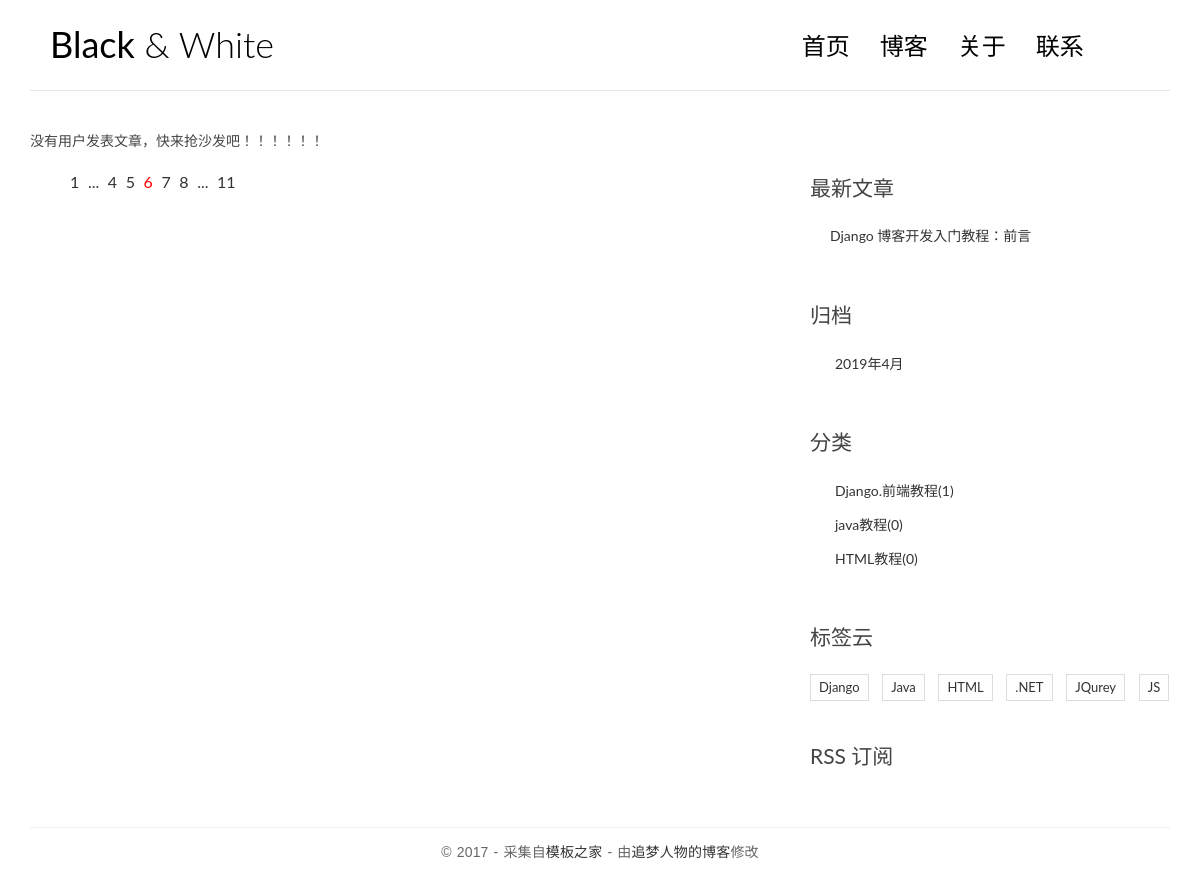
Page /blogstystem/leibie/2/ on the committed database.
### blogstystem/models.py (models this page shows, shortened)
class Article(models.Model):
    aname=models.CharField(max_length=90)  #名字
    acontent=models.TextField()  #内容
    atime=models.DateTimeField(auto_now_add=True)    #创建时间
    axtime=models.DateTimeField(auto_now_add=True)  #修改时间
    apageview=models.IntegerField(default=0) #阅读量
    alei=models.ForeignKey('Fei',on_delete=models.CASCADE)  #分类
    auser_id=models.ForeignKey('Users',on_delete=models.CASCADE)  #用户
    larticle_id = models.ManyToManyField(to='Ladel')  #标签云

class Fei(models.Model):
    fname=models.CharField(max_length=30)
    def __str__(self):
        return self.fname

class Ladel(models.Model):
    lname=models.CharField(max_length=60)

### blogstystem/views.py (the view)
# urls.py: url(r'^leibie/(\d+)/$',views.leibie,name='leibie'),
def leibie(request,id):
    lx=Fei.objects.get(pk=id)
    print(lx)
    wz=lx.article_set.all()
    print(len(wz))
    bq = Ladel.objects.all()
    lei = Fei.objects.all()
    now_time = datetime.datetime.now()
    zxwz = Article.objects.order_by('-atime')[:3]
    gd = Article.objects.dates("atime", "month", order="DESC")[:3]
    return render(request,'demo1/leibie.html',{'wz':wz,'bq':bq,'lei':lei,'zxwz':zxwz,'ntime':now_time,'gd':gd})

### templates/demo1/leibie.html (shortened to what this page needs)
<!DOCTYPE html>
<html>
<head>
    <link rel="stylesheet" href="/static/css/bootstrap.min.css">
    <link rel="stylesheet" href="http://code.ionicframework.com/ionicons/2.0.1/css/ionicons.min.css">
    <link rel="stylesheet" href="/static/css/pace.css">
    <link rel="stylesheet" href="/static/css/custom.css">
</head>
<body>
<div class="container">
    <header id="site-header">
        <div class="row">
            <div class="col-md-4 col-sm-5 col-xs-8">
                <div class="logo">
                    <h1><a href="index.html"><b>Black</b> &amp; White</a></h1>
                </div>
            </div>
            <div class="col-md-8 col-sm-7 col-xs-4">
                <nav class="main-nav" role="navigation">
                    <div class="collapse navbar-collapse" id="bs-example-navbar-collapse-1">
                        <ul class="nav navbar-nav navbar-right">
                            <li class="cl-effect-11"><a href="{% url 'blogstystem:index' %}" data-hover="首页">首页</a></li>
                            <li class="cl-effect-11"><a href="{% url 'blogstystem:fullw' %}" data-hover="博客">博客</a></li>
                            <li class="cl-effect-11"><a href="{% url 'blogstystem:about' %}" data-hover="关于">关于</a></li>
                            <li class="cl-effect-11"><a href="{% url 'blogstystem:contact' %}" data-hover="联系">联系</a></li>
                        </ul>
                    </div>
                </nav>
            </div>
        </div>
    </header>
</div>
<div class="content-body">
    <div class="container">
        <div class="row">
            <main class="col-md-8">
                {% for i in wz %}
                <article class="post post-1">
                    <header class="entry-header">
                        <h1 class="entry-title">
                            <a href="{% url 'blogstystem:single' i.id %}">{{i.aname}}</a>
                        </h1>
                        <div class="entry-meta">
                            <span class="post-category"><a href="#">{{i.alei}}</a></span>
                            <span class="post-date"><a href="#"><time class="entry-date"
                                                                      datetime="2012-11-09T23:15:57+00:00">{{i.atime}}</time></a></span>
                            <span class="post-author"><a href="#">{{i.auser_id}}</a></span>
                            <span class="comments-link"><a href="#">{{i.commenta_set.all|length }}评论</a></span>
                            <span class="views-count"><a href="#">{{i.apageview}}阅读</a></span>
                        </div>
                    </header>
                    <div class="entry-content clearfix">
                        <p>{{i.acontent|truncatewords:10}}</p>
                        <div class="read-more cl-effect-14">
                            <a href="#" class="more-link">继续阅读 <span class="meta-nav">→</span></a>
                        </div>
                    </div>
                </article>
                {% empty %}
                    没有用户发表文章，快来抢沙发吧！！！！！！
                    <br>
                {% endfor %}
                <div class="pagination">
                    <ul>
                        <li><a href="">1</a></li>
                        <li><a href="">...</a></li>
                        <li><a href="">4</a></li>
                        <li><a href="">5</a></li>
                        <li class="current"><a href="">6</a></li>
                        <li><a href="">7</a></li>
                        <li><a href="">8</a></li>
                        <li><a href="">...</a></li>
                        <li><a href="">11</a></li>
                    </ul>
                </div>
            </main>
            <aside class="col-md-4">
                <div class="widget widget-recent-posts">
                    <h3 class="widget-title">最新文章</h3>
                    <ul>
                        {% for i in zxwz %}
                            <li>
                                <a href="{% url 'blogstystem:single' i.id %}">{{i.aname}}</a>
                            </li>
                        {% endfor %}
                    </ul>
                </div>
                <div class="widget widget-archives">
                    <h3 class="widget-title">归档</h3>
                    <ul>
                        {% for i in gd %}
                        <li>
                            <a href="{% url 'blogstystem:gd' i.year i.month %}">{{i.year}}年{{i.month}}月</a>
                        </li>
                        {% empty %}
                            <li>暂时没发表过文章</li>
                        {% endfor %}
                    </ul>
                </div>
                <div class="widget widget-category">
                    <h3 class="widget-title">分类</h3>
                    <ul>
                        {% for i in lei %}
                            <li>
                                <a href="{% url 'blogstystem:leibie' i.id %}">{{i.fname}}<span class="post-count">({{i.article_set.all|length}})</span></a>
                            </li>
                        {% endfor %}
                    </ul>
                </div>
                <div class="widget widget-tag-cloud">
                    <h3 class="widget-title">标签云</h3>
                    <ul>
                        {% for i in bq %}
                            <li>
                                <a href="{% url 'blogstystem:bqian' i.id %}">{{i.lname}}</a>
                            </li>
                        {% endfor %}
                    </ul>
                </div>
                <div class="rss">
                    <a href=""> RSS 订阅</a>
                </div>
            </aside>
        </div>
    </div>
</div>
<footer id="site-footer">
    <div class="container">
        <div class="row">
            <div class="col-md-12">
                <p class="copyright">&copy 2017 - 采集自<a href="http://www.cssmoban.com/"
                                                        target="_blank" title="模板之家">模板之家</a>
                    - 由<a href="http://zmrenwu.com/" title="网页模板" target="_blank">追梦人物的博客</a>修改
                </p>
            </div>
        </div>
    </div>
</footer>
</body>
</html>

### static/css/custom.css (style rules this page uses)
* { outline: none; }
h1, h2, h3, h4, h5, h6 { margin-top: 0; }
b { font-weight: 400; }
a { color: #333; }
body { color: #444; font-family: 'Lato', sans-serif; }
p { font-family: 'Ubuntu', sans-serif; font-weight: 400; word-spacing: 1px; letter-spacing: 0.01em; }
#site-header { background-color: #FFF; padding: 25px 20px; margin-bottom: 40px; border-bottom: 1px solid #e7e7e7; }
.logo h1 a { color: #000; }
.logo h1 { margin: 0; font-family: 'Lato', sans-serif; font-weight: 300; }
.main-nav { margin-top: 11px; max-width: 95%; }
.main-nav a { color: #000000 !important; padding: 0 0 5px 0 !important; margin-right: 30px; font-family: 'Lato', sans-serif; font-weight: 300; font-size: 24px; }
.cl-effect-11 a { padding: 10px 0; color: #0972b4; text-shadow: none; }
.cl-effect-11 a::before { position: absolute; top: 0; left: 0; overflow: hidden; padding: 0 0 5px 0 !important; max-width: 0; border-bottom: 1px solid #000; color: #000; content: attr(data-hover); white-space: nowrap; -webkit-transition: max-width 0.5s; -moz-transition: max-width 0.5s; transition: max-width 0.5s; }
.content-body { padding-bottom: 4em; }
.widget { background: #fff; padding: 30px 0 0; }
.widget-title { font-size: 1.5em; margin-bottom: 20px; line-height: 1.6; padding: 10px 0 0; font-weight: 400; }
.widget-recent-posts ul { padding: 0; margin: 0; padding-left: 20px; }
.widget-recent-posts ul li { list-style-type: none; position: relative; line-height: 170%; margin-bottom: 10px; }
.widget-recent-posts ul li::before { content: '\f3d3'; font-family: "Ionicons"; position: absolute; left: -17px; top: 3px; font-size: 16px; color: #000; }
.widget-archives ul { padding: 0; margin: 0; padding-left: 25px; }
.widget-archives ul li { list-style-type: none; position: relative; line-height: 170%; margin-bottom: 10px; }
.widget-archives ul li::before { content: '\f3f3'; font-family: "Ionicons"; position: absolute; left: -25px; top: 1px; font-size: 16px; color: #000; }
.widget-category ul { padding: 0; margin: 0; padding-left: 25px; }
.widget-category ul li { list-style-type: none; position: relative; line-height: 170%; margin-bottom: 10px; }
.widget-category ul li::before { content: '\f3fe'; font-family: "Ionicons"; position: absolute; left: -25px; top: 1px; font-size: 18px; color: #000; }
.widget-tag-cloud ul { padding: 0; margin: 0; margin-right: -10px; }
.widget-tag-cloud ul li { list-style-type: none; font-size: 13px; display: inline-block; margin-right: 10px; margin-bottom: 10px; padding: 3px 8px; border: 1px solid #ddd; }
.rss { font-size: 21px; margin-top: 30px; }
.rss a { color: #444; }
#site-footer { padding-top: 10px; padding: 0 0 1.5em 0; }
.copyright { text-align: center; padding-top: 1em; margin: 0; border-top: 1px solid #eee; color: #666; }
.pagination ul { list-style: none; }
.pagination ul li { display: inline-block; font-size: 16px; margin-right: 5px; }
.current a { color: red; }

### rows in the picture
Article: aname "Django 博客开发入门教程：前言"
Fei: fname "Django.前端教程", article_set.all|length "1"
Fei: fname "java教程", article_set.all|length "0"
Fei: fname "HTML教程", article_set.all|length "0"
Ladel: lname "Django"
Ladel: lname "Java"
Ladel: lname "HTML"
Ladel: lname ".NET"
Ladel: lname "JQurey"
Ladel: lname "JS"

### other values in the picture
{{ i.year }} "2019"
{{ i.month }} "4"
